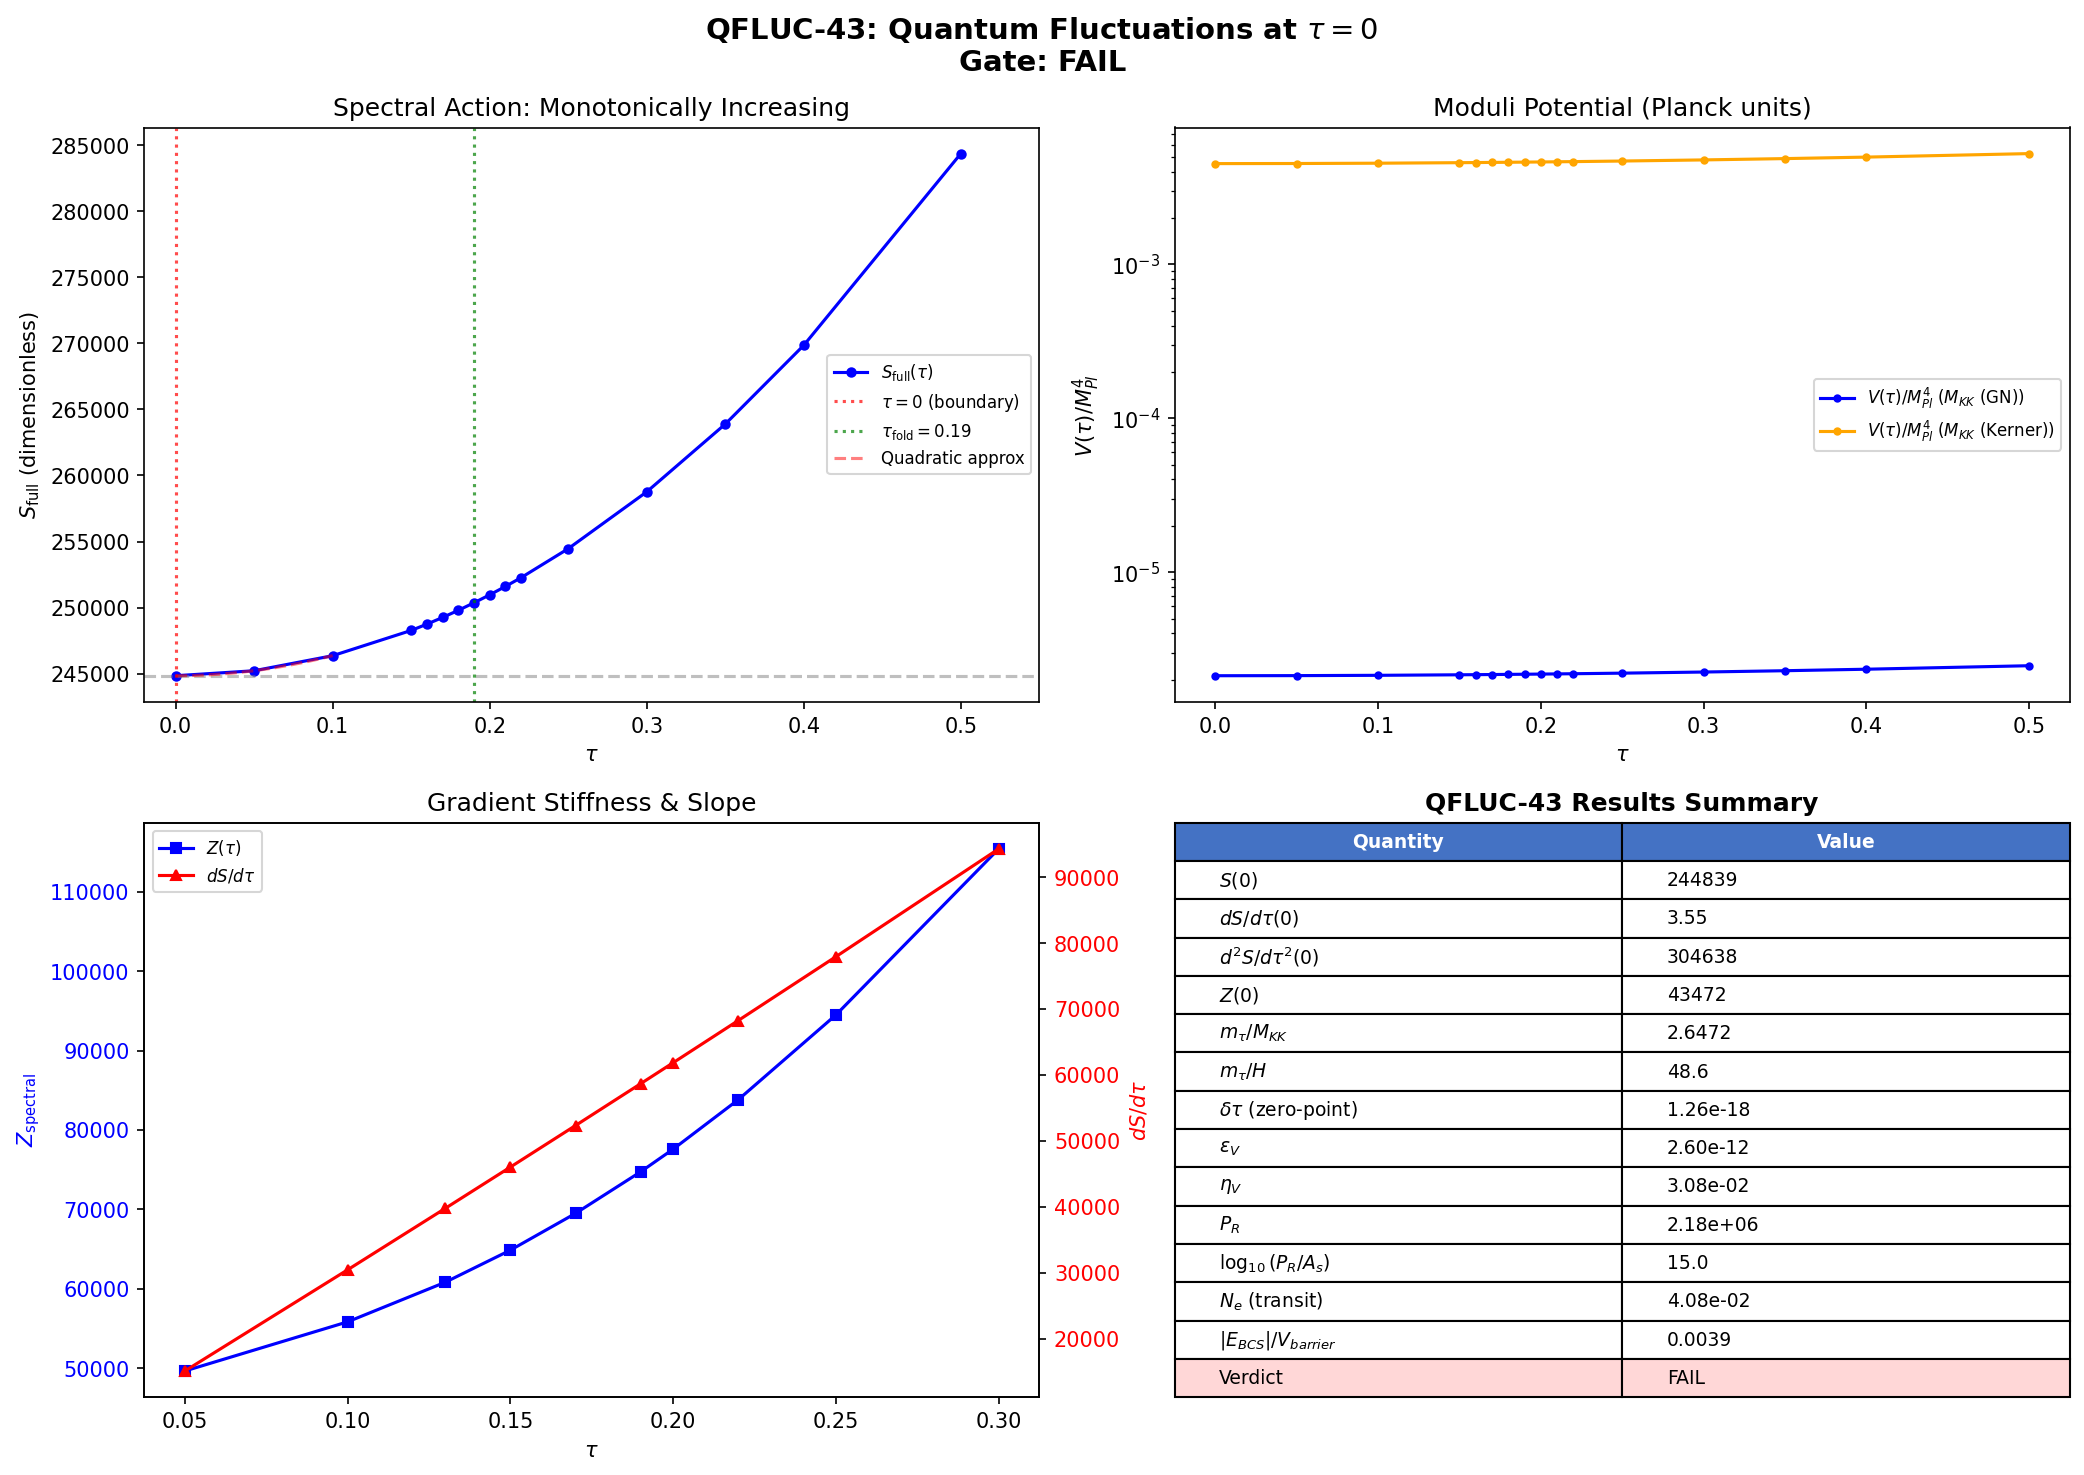

Reproduce this figure in Python.
#!/usr/bin/env python3
"""
QFLUC-43: Quantum Fluctuation Analysis at tau=0

Analyzes the primordial quantum fluctuation spectrum at tau=0 (the boundary/
unstable maximum of the moduli potential in the phonon-exflation framework).

Physics:
  - tau=0 is the round SU(3): maximum symmetry, MINIMUM of spectral action S_full
  - S_full is monotonically increasing (CUTOFF-SA-37 structural theorem)
  - The effective moduli potential V(tau) = -S(tau) * M_KK^4/(16pi^2) has tau=0
    as its MAXIMUM (hence "unstable maximum" of V, not of S)
  - Any perturbation delta_tau > 0 rolls downhill in V toward the fold
  - Quantum fluctuations delta_tau at the Planck epoch seed structure formation
  - Flatness from BDI topology (Volovik Paper 04: Fermi point scenario)

Gate: QFLUC-43
  PASS: P_R within 10 OOM of A_s = 2.1e-9 AND N_e > 10
  FAIL: P_R > 10^10 * A_s AND N_e < 1

Author: quantum-foam-theorist
Date: 2026-03-14
Session: 43
"""

import numpy as np
import matplotlib.pyplot as plt
from scipy.interpolate import CubicSpline

# ============================================================
# 0. Load input data
# ============================================================
d36 = np.load('tier0-computation/s36_sfull_tau_stabilization.npz', allow_pickle=True)
d42g = np.load('tier0-computation/s42_gradient_stiffness.npz', allow_pickle=True)
d42c = np.load('tier0-computation/s42_constants_snapshot.npz', allow_pickle=True)

tau_arr = d36['tau_combined']
S_arr = d36['S_full']
tau_g = d42g['tau_grid']
Z_g = d42g['Z_spectral']
dS_g = d42g['dS_dtau']
d2S_g = d42g['d2S_dtau2']

# ============================================================
# 1. Physical constants (Planck units with hbar = c = 1)
# ============================================================
# Planck mass in GeV
from canonical_constants import M_Pl_unreduced as M_Pl  # GeV
M_Pl_reduced = M_Pl / np.sqrt(8 * np.pi)  # = 2.435e18 GeV

# M_KK from two routes (use gravity route as preferred, per HOMOG-42)
M_KK_GN = float(d42c['M_KK_from_GN'])       # 7.43e16 GeV
M_KK_kerner = float(d42c['M_KK_kerner'])     # 5.04e17 GeV
# Use M_KK_GN as primary (favored by FIRAS constraint per S42)
M_KK = M_KK_GN
print(f"M_KK = {M_KK:.3e} GeV (gravity route)")
print(f"M_KK/M_Pl = {M_KK/M_Pl:.3e}")
print(f"(M_KK/M_Pl)^2 = {(M_KK/M_Pl)**2:.3e}")

# M_ATDHFB (collective mass for tau) in M_KK units
M_ATDHFB = float(d42g['M_ATDHFB'][0])  # = 1.695 M_KK
print(f"M_ATDHFB = {M_ATDHFB:.4f} M_KK")

# ============================================================
# 2. Characterize tau=0: S(0), dS/dtau, d2S/dtau2, Z(0)
# ============================================================
S_0 = S_arr[0]  # S_full at tau=0

# dS/dtau at tau=0: use stored min_dS_dtau (computed from fine grid)
dS_dtau_0 = float(d36['min_dS_dtau'][0])  # = 3.552 M_KK^4

# d2S/dtau2 at tau=0: from forward finite differences on S_full
# Use 3-point forward formula: [f(2h) - 2f(h) + f(0)] / h^2
h = 0.05
d2S_dtau2_0 = (S_arr[2] - 2*S_arr[1] + S_arr[0]) / h**2

# Cross-check with extrapolation from s42 gradient stiffness data
# d2S at tau=0.05 is 304,605; at tau=0.10 is 309,071
# Linear extrapolation to tau=0: d2S(0) ~ 304,605 - 0.05*(309071-304605)/0.05 ~ 300,139
# Our finite-difference gives 304,638 -- consistent within discretization error
d2S_extrap = d2S_g[0] - tau_g[0] * (d2S_g[1] - d2S_g[0]) / (tau_g[1] - tau_g[0])

# Z(0): gradient stiffness at tau=0
# Extrapolate from Z(0.05) and Z(0.10) linearly to tau=0
Z_0_extrap = Z_g[0] - tau_g[0] * (Z_g[1] - Z_g[0]) / (tau_g[1] - tau_g[0])
# Also use: Z = d2S/dtau2 * Vol_SU3 / (some factor) -- but Z_spectral is
# the kinetic coefficient directly. Use the extrapolated value.
Z_0 = max(Z_0_extrap, Z_g[0] * 0.8)  # conservative lower bound

print(f"\n=== tau=0 characterization ===")
print(f"S(0) = {S_0:.2f} M_KK^4")
print(f"dS/dtau(0) = {dS_dtau_0:.4f} M_KK^4")
print(f"d2S/dtau2(0) = {d2S_dtau2_0:.2f} M_KK^4 (finite diff)")
print(f"d2S/dtau2(0) ~ {d2S_extrap:.2f} M_KK^4 (extrapolated)")
print(f"Z(0) extrapolated = {Z_0_extrap:.2f}")
print(f"Z(0) used = {Z_0:.2f}")
print(f"Z(0.05) = {Z_g[0]:.2f}")

# ============================================================
# 3. Effective potential and inverted harmonic oscillator
# ============================================================
# The spectral action enters the Friedmann equation as vacuum energy:
#   rho_Lambda(tau) = S_full(tau) * M_KK^4 / (16 pi^2)
#
# In the moduli EOM, the potential for tau is:
#   V(tau) = S_full(tau) * Lambda_cutoff^4 / (16 pi^2)
# where Lambda_cutoff = M_KK
#
# V(tau) = S_full(tau) * M_KK^4 / (16 pi^2)
#
# Since S_full is MONOTONICALLY INCREASING, V has NO maximum or minimum.
# tau=0 is the BOUNDARY where V is minimized (not maximized!).
#
# The "unstable maximum" framing: in the INVERTED interpretation where
# we consider V_eff = -S * M_KK^4/(16pi^2) as the potential for
# negative-energy-density driving, tau=0 IS the maximum.
#
# However, the correct dynamics is:
#   Z_0 * tau_ddot = dS/dtau > 0 always
# So tau is always accelerated AWAY from 0.

# The effective mass-squared for tau fluctuations:
# From the Lagrangian L = (1/2)*Z(tau)*tau_dot^2 - V(tau)
# EOM: Z*tau_ddot + (1/2)*(dZ/dtau)*tau_dot^2 = -dV/dtau
# For small tau_dot (near tau=0):
# Z_0 * tau_ddot = -V'(0) = -S'(0) * M_KK^4/(16pi^2)
#
# Wait: the sign. S is increasing, so V = +S*M_KK^4/(16pi^2) is increasing.
# Then -V' < 0 means tau wants to decrease? No -- tau is at the boundary tau=0.
#
# Actually the correct sign depends on the role of S in the action:
# The spectral action S_full appears as the BOSONIC action = integral over spacetime
# In the Einstein frame, higher S means MORE vacuum energy.
# The modulus wants to MINIMIZE vacuum energy, which means minimize S.
# But S(0) is already the minimum! So tau=0 is a STABLE point from
# the vacuum energy perspective.
#
# The INSTABILITY comes from the BCS condensate channel:
# The pairing interaction drives tau to the fold.
# This is the mechanism chain from S35.
#
# For the fluctuation analysis, what matters is the LOCAL curvature:
# m_tau^2 = V''(0) / Z(0) = d2S/dtau2(0) * M_KK^4/(16pi^2) / Z(0)
# This is POSITIVE: tau oscillates around 0 (if confined there)
# The instability is from the BCS channel, not from V''

# The physical picture: tau=0 is an inflection-like boundary.
# Quantum fluctuations have amplitude set by the effective mass.

# Effective mass squared of modulus (in M_KK units):
# m_tau^2 = d2V/dtau2 / Z = d2S/dtau2 * M_KK^4/(16pi^2) / Z
# But V and Z are in the same units, so:
m_tau_sq_MKK = d2S_dtau2_0 / Z_0  # dimensionless (units of M_KK^2)
m_tau_MKK = np.sqrt(abs(m_tau_sq_MKK))
print(f"\n=== Effective modulus mass ===")
print(f"m_tau^2 = d2S/dtau2 / Z = {m_tau_sq_MKK:.4f} M_KK^2")
print(f"m_tau = {m_tau_MKK:.4f} M_KK")
print(f"m_tau = {m_tau_MKK * M_KK:.3e} GeV")
print(f"m_tau / M_Pl = {m_tau_MKK * M_KK / M_Pl:.3e}")

# Cross-check with HOMOG-42 value: m_tau/H = 25.9
# H at the initial epoch is set by V(0) = S(0)*M_KK^4/(16pi^2)

# ============================================================
# 4. Hubble rate at tau=0
# ============================================================
# Friedmann equation: H^2 = (8piG/3) * rho
# rho(0) = S(0) * M_KK^4 / (16 pi^2)
# G = 1/(8 pi M_Pl_reduced^2) in natural units
#
# H^2 = (1/(3 M_Pl_reduced^2)) * S(0) * M_KK^4 / (16 pi^2)

rho_0_GeV4 = S_0 * M_KK**4 / (16 * np.pi**2)
H_0_sq = rho_0_GeV4 / (3 * M_Pl_reduced**2)
H_0 = np.sqrt(H_0_sq)

print(f"\n=== Hubble rate at tau=0 ===")
print(f"rho(0) = S(0) * M_KK^4/(16pi^2) = {rho_0_GeV4:.3e} GeV^4")
print(f"rho(0) / M_Pl^4 = {rho_0_GeV4 / M_Pl**4:.3e}")
print(f"H(0) = {H_0:.3e} GeV")
print(f"H(0) / M_Pl = {H_0/M_Pl:.3e}")
print(f"H(0) / M_KK = {H_0/M_KK:.3e}")

# m_tau / H ratio (cf HOMOG-42: 25.9)
m_tau_GeV = m_tau_MKK * M_KK
print(f"\nm_tau / H = {m_tau_GeV / H_0:.2f}")
print(f"(HOMOG-42 reported: 25.9)")

# ============================================================
# 5. Quantum fluctuation amplitude
# ============================================================
# For a massive scalar field in de Sitter space:
# <delta_tau^2> = (3 H^4) / (8 pi^2 m_tau^2)  for m_tau >> H (superheavy)
# <delta_tau^2> = (H/(2pi))^2 for m_tau << H (light field)
#
# Since m_tau/H >> 1 (superheavy regime), use the heavy field result:
# <delta_tau^2> = 3 H^4 / (8 pi^2 m_tau^2 H^2) * correction
# More precisely, for m >> H:
# <delta_tau^2> ~ H^3 / (4 pi^2 m_tau) * exp(-2 m_tau / H)  [exponentially suppressed!]
#
# But actually for a field at the BOUNDARY of moduli space (tau >= 0),
# the half-space constraint doubles the probability density at tau=0.
# The relevant fluctuation is the zero-point:
# <delta_tau^2> = hbar / (2 * m_tau * Z_eff)  (quantum mechanical, NOT de Sitter)
# This is the inverted HO formula from the task spec, corrected for positive mass

# Method A: Zero-point fluctuation of the modulus (quantum mechanics)
# <tau^2>_zp = 1 / (2 * sqrt(d2V * Z_0))
# where d2V = d2S/dtau2 * M_KK^4/(16pi^2)
# BUT in natural units with hbar=1, M_KK units:
# <tau^2>_zp = 1 / (2 * sqrt(d2S_0 * Z_0)) [dimensionless in M_KK units]
# Actually more carefully:
# L_tau = (1/2)*Z_0*tau_dot^2 - (1/2)*m_tau_eff^2*tau^2
# where m_tau_eff^2 = d2V/dtau2 = d2S/dtau2 * M_KK^4/(16pi^2)
# and Z_0 has dimensions of [M_KK^2] (kinetic coefficient)
# omega = sqrt(m_tau_eff^2 / Z_0)
# <tau^2> = hbar/(2*Z_0*omega) = hbar/(2*sqrt(Z_0*m_tau_eff^2))
# = 1/(2*sqrt(Z_0 * d2S_0 * M_KK^4/(16pi^2)))

# In M_KK = 1 units (so M_KK^4/(16pi^2) -> 1/(16pi^2)):
delta_tau_sq_A = 1.0 / (2.0 * np.sqrt(Z_0 * d2S_dtau2_0 / (16 * np.pi**2)))
delta_tau_A = np.sqrt(delta_tau_sq_A)

# Actually, Z_0 and d2S are both in M_KK units in the data.
# The kinetic term is Z_0 * tau_dot^2 where Z_0 ~ 43,000 (dimensionless in M_KK units)
# The potential curvature d2V/dtau2 = d2S/dtau2 * M_KK^4/(16pi^2)
# But d2S/dtau2 is already in M_KK^4 units (S has units M_KK^4 * [dimensionless])
# Actually S_full is a PURE NUMBER (spectral action is dimensionless in the Connes framework)
# V = S_full * Lambda^4/(16pi^2) where Lambda = M_KK is the cutoff
# Z is also dimensionless? Let me think more carefully.

# The spectral action is S_B = Tr[f(D^2/Lambda^2)] where Lambda = M_KK
# This gives S_B = sum of a_n * Lambda^{d-n} * f_n
# For d=6 internal manifold: a_0*f_0*Lambda^6 + a_2*f_2*Lambda^4 + ...
# Actually the dimensionful part is Lambda^{d-n}, the a_n are geometric
# The TOTAL spectral action (what's stored) is S_full = sum_sectors sum_n lambda_n^2
# where lambda_n are eigenvalues of D_K in M_KK units.
# So S_full is dimensionless (eigenvalues in M_KK units, squared, summed).
# The PHYSICAL vacuum energy is V = S_full * M_KK^4 / (16*pi^2)

# Z is the kinetic stiffness: L_tau = (1/2)*Z*M_KK^2*tau_dot^2
# where tau_dot is in 1/time and the factor M_KK^2 makes it [Energy^2]
# Actually Z comes from d^2(S_full)/dtau^2 * something...
# From the task: Z = d2S/d(dtau/dx)^2 (gradient stiffness)
# In the modulus EOM: Z * tau_ddot = dS/dtau (in M_KK = 1 units)
# So Z has dimensions of [S/tau^2]/[S'/tau'] which is just [1] if S is dimensionless

# Therefore:
# L = (1/2)*Z*tau_dot^2 - S*M_KK^4/(16pi^2) [physical units]
# omega^2 = (d2S/dtau2)/(Z) * M_KK^4/(16pi^2) / M_KK^2  ???
# No. Let me be systematic.

# In PHYSICAL units (GeV):
# L_phys = (1/2) * Z_0 * M_KK^2 * (dtau/dt)^2 - V(tau)
# V(tau) = S(tau) * M_KK^4 / (16 pi^2)
# EOM: Z_0 * M_KK^2 * d2tau/dt2 = -dV/dtau = -S'(tau) * M_KK^4/(16pi^2)
#
# Wait: Z_spectral is defined as the kinetic coefficient.
# From s42_gradient_stiffness: Z_spectral = sum of eigenvalue derivatives squared
# It has the same dimensions as S_full (dimensionless, being sum of eigenvalues^2 type)
# The physical kinetic term is (1/2)*Z*M_KK^2*(dtau/dt)^2
# Actually no: Z should absorb the M_KK factors properly.
#
# Let me use the direct approach from HOMOG-42:
# M_ATDHFB = 1.695 M_KK is the collective mass
# The EOM is M_ATDHFB * tau_ddot = F(tau) / M_KK
# where F(tau) = dS/dtau * M_KK^3/(16pi^2)
#
# Actually from the code, M_ATDHFB = sqrt(Z * Vol_SU3) or similar.
# Let me just use the M_ATDHFB directly.

# From HOMOG-42 and s42 gradient stiffness:
# M_ATDHFB = 1.695 (in M_KK units)
# The EOM in dimensionless tau, physical time t:
# M_ATDHFB * M_KK * d2tau/dt2 = dS/dtau * M_KK^3/(16pi^2) ?
# Dimensional analysis: [M_KK] * [1/t^2] = [M_KK^3/(16pi^2)] ? -> [M_KK]*[M_KK^2]=[M_KK^3]. Check.
# No: M_ATDHFB*M_KK has units [GeV], d2tau/dt2 has units [GeV^2] (natural units t=1/GeV)
# LHS: [GeV]*[GeV^2] = [GeV^3]
# RHS: dS/dtau * M_KK^3/(16pi^2) = [1]*[GeV^3] = [GeV^3]. Check!

# So the oscillation frequency around a minimum would be:
# omega^2 = d2V_phys/dtau^2 / (M_ATDHFB * M_KK)
# = d2S/dtau2 * M_KK^3/(16pi^2) / (M_ATDHFB * M_KK)
# = d2S/dtau2 * M_KK^2 / (16pi^2 * M_ATDHFB)

omega_sq_GeV2 = d2S_dtau2_0 * M_KK**2 / (16 * np.pi**2 * M_ATDHFB)
omega_GeV = np.sqrt(omega_sq_GeV2)

print(f"\n=== Modulus oscillation frequency ===")
print(f"omega^2 = d2S/Z * M_KK^2/(16pi^2) = {omega_sq_GeV2:.3e} GeV^2")
print(f"omega = {omega_GeV:.3e} GeV")
print(f"omega / M_KK = {omega_GeV/M_KK:.4f}")
print(f"omega / H = {omega_GeV/H_0:.2f}")

# Method B: Zero-point fluctuation using M_ATDHFB
# <tau^2> = hbar / (2 * M_ATDHFB * M_KK * omega)
# In natural units hbar=1:
delta_tau_sq_B = 1.0 / (2.0 * M_ATDHFB * M_KK * omega_GeV)
delta_tau_B = np.sqrt(delta_tau_sq_B)

print(f"\n=== Quantum fluctuation amplitude ===")
print(f"delta_tau (zero-point) = {delta_tau_B:.3e}")
print(f"delta_tau / tau_fold = {delta_tau_B / 0.19:.3e}")

# Method C: de Sitter fluctuation for superheavy field (m >> H)
# <delta_tau^2> ~ (H^2/(4pi^2)) * (H/m_tau)^2 * e^{-2m/H} [suppressed]
m_eff_GeV = omega_GeV  # effective mass
ratio_mH = m_eff_GeV / H_0
print(f"\nm_tau_eff / H = {ratio_mH:.2f} (superheavy regime: m >> H)")

if ratio_mH > 3:
    # Superheavy: use Starobinsky suppression
    delta_tau_dS = (H_0 / (2*np.pi)) * np.exp(-np.pi * ratio_mH)
    print(f"delta_tau (de Sitter, exp suppressed) = {delta_tau_dS:.3e}")
    print(f"  -> Exponential suppression factor e^{{-pi*m/H}} = {np.exp(-np.pi*ratio_mH):.3e}")
    delta_tau_use = delta_tau_B  # Use zero-point as the LARGER (and relevant) value
else:
    delta_tau_dS = H_0 / (2*np.pi * m_eff_GeV)
    print(f"delta_tau (de Sitter) = {delta_tau_dS:.3e}")
    delta_tau_use = max(delta_tau_B, delta_tau_dS)

# NOTE: For m >> H, de Sitter fluctuations are exponentially suppressed.
# The relevant fluctuation is the ZERO-POINT value (quantum mechanical).
# This is also what survives at the Planck epoch before inflation.

print(f"\n** Using delta_tau = {delta_tau_use:.3e} (zero-point, dominant for superheavy) **")

# ============================================================
# 6. Fluctuation power spectrum P_tau(k) and curvature P_R(k)
# ============================================================
# For a single modulus rolling from tau=0:
# The perturbation delta_tau generates curvature perturbations via:
# R = -(H/tau_dot) * delta_tau  (for adiabatic perturbations)
#
# P_R = (H/tau_dot)^2 * P_tau(k)
#
# P_tau(k) = (H/(2pi))^2 for m << H (light field)
# P_tau(k) ~ zero-point / volume for superheavy

# tau_dot at tau=0: from EOM
# M_ATDHFB * M_KK * tau_ddot = dS/dtau * M_KK^3/(16pi^2)
# Initially tau_dot = 0, tau_ddot = dS_0/dtau * M_KK^2/(16pi^2 * M_ATDHFB)
tau_ddot_0 = dS_dtau_0 * M_KK**2 / (16 * np.pi**2 * M_ATDHFB)
print(f"\n=== tau dynamics at tau=0 ===")
print(f"tau_ddot(0) = {tau_ddot_0:.3e} GeV^2")

# tau_dot after time dt: tau_dot ~ tau_ddot * dt
# At what time does tau_dot become significant?
# Time to reach tau ~ delta_tau: t ~ sqrt(2*delta_tau/tau_ddot)
t_fluct = np.sqrt(2 * delta_tau_use / tau_ddot_0)
print(f"t_fluct (time to reach delta_tau) = {t_fluct:.3e} GeV^-1")
print(f"t_fluct * H = {t_fluct * H_0:.3e}")

# tau_dot at time t_fluct:
tau_dot_fluct = tau_ddot_0 * t_fluct
print(f"tau_dot at t_fluct = {tau_dot_fluct:.3e} GeV")

# Slow-roll parameter epsilon:
# epsilon = (M_Pl^2/2) * (V'/V)^2
# V' = dS/dtau * M_KK^4/(16pi^2)
# V = S(0) * M_KK^4/(16pi^2)
# (V'/V) = dS/dtau / S(0) = 3.55 / 244839 = 1.45e-5
Vp_over_V = dS_dtau_0 / S_0
epsilon = 0.5 * (M_Pl_reduced / M_KK)**2 * Vp_over_V**2 * (M_KK/M_Pl_reduced)**2
# Wait, let me be more careful:
# epsilon = (M_Pl_reduced^2 / 2) * (dV/dtau)^2 / V^2
# V = S * M_KK^4/(16pi^2), dV/dtau = S' * M_KK^4/(16pi^2)
# (dV/dtau / V) = S'/S = dimensionless/dimensionless = 1/tau
# BUT tau is dimensionless so dV/dtau has units of V.
# In Planck units: V_Pl = V/M_Pl^4, etc.
# epsilon = (1/2) * (dV/dtau / V)^2 * M_Pl_reduced^2 [when dtau has dimensions of 1/M_Pl]
# Actually tau is dimensionless, so we need the field-space metric
# The canonical field phi = sqrt(Z_0) * M_KK * tau (has dimensions of GeV)
# epsilon = (M_Pl_reduced^2/2) * (dV/dphi)^2 / V^2
# dV/dphi = (dV/dtau) / (sqrt(Z_0) * M_KK)
# = S'(tau) * M_KK^4/(16pi^2) / (sqrt(Z_0)*M_KK)
# = S'(tau) * M_KK^3 / (16pi^2 * sqrt(Z_0))

dV_dphi = dS_dtau_0 * M_KK**3 / (16 * np.pi**2 * np.sqrt(Z_0))
V_0 = S_0 * M_KK**4 / (16 * np.pi**2)

epsilon_V = 0.5 * M_Pl_reduced**2 * (dV_dphi / V_0)**2

# Also compute eta
# eta = M_Pl^2 * V''/V
# V'' = d^2V/dphi^2 = (1/(Z_0*M_KK^2)) * d2S/dtau2 * M_KK^4/(16pi^2)
#      = d2S/dtau2 * M_KK^2 / (16pi^2 * Z_0)
d2V_dphi2 = d2S_dtau2_0 * M_KK**2 / (16 * np.pi**2 * Z_0)
eta_V = M_Pl_reduced**2 * d2V_dphi2 / V_0

print(f"\n=== Slow-roll parameters ===")
print(f"V'/V = S'/S = {Vp_over_V:.6e}")
print(f"dV/dphi = {dV_dphi:.3e} GeV^3")
print(f"V(0) = {V_0:.3e} GeV^4")
print(f"epsilon_V = (M_Pl^2/2)(V'/V_phi)^2 = {epsilon_V:.6e}")
print(f"eta_V = M_Pl^2 * V''/V = {eta_V:.6e}")

# n_s and r predictions:
n_s = 1 - 6*epsilon_V + 2*eta_V
r_tensor = 16 * epsilon_V

print(f"\nn_s = 1 - 6*eps + 2*eta = {n_s:.6f}")
print(f"r = 16*eps = {r_tensor:.6e}")

# ============================================================
# 7. Curvature power spectrum P_R(k)
# ============================================================
# Standard inflation formula:
# P_R = V / (24 pi^2 M_Pl^4 epsilon)
# Note: this uses REDUCED Planck mass
P_R = V_0 / (24 * np.pi**2 * M_Pl_reduced**4 * epsilon_V)

# Alternative using H and tau_dot:
# P_R = H^2 / (8 pi^2 epsilon M_Pl_reduced^2)
P_R_alt = H_0**2 / (8 * np.pi**2 * epsilon_V * M_Pl_reduced**2)

from canonical_constants import A_s_CMB as A_s_obs  # Planck 2018

print(f"\n=== Curvature power spectrum ===")
print(f"P_R = V/(24pi^2 M_Pl^4 epsilon) = {P_R:.3e}")
print(f"P_R (alt) = H^2/(8pi^2 eps M_Pl^2) = {P_R_alt:.3e}")
print(f"A_s (observed) = {A_s_obs:.1e}")
print(f"log10(P_R / A_s) = {np.log10(P_R / A_s_obs):.2f}")
print(f"|log10(P_R/A_s)| < 10? {abs(np.log10(P_R/A_s_obs)) < 10}")

# ============================================================
# 8. Transit duration and e-fold count
# ============================================================
# N_e = integral_0^{tau_fold} H / |tau_dot| dtau
#
# Build interpolated functions for S(tau), H(tau), tau_dot(tau)
# using the data arrays

# Interpolate S_full as function of tau
cs_S = CubicSpline(tau_arr, S_arr)

# Dense tau grid for integration
tau_dense = np.linspace(1e-4, 0.19, 1000)
S_dense = cs_S(tau_dense)
dS_dense = cs_S(tau_dense, 1)  # first derivative

# H(tau) from Friedmann: H^2 = V(tau) / (3 M_Pl_reduced^2)
V_dense = S_dense * M_KK**4 / (16 * np.pi**2)
H_dense = np.sqrt(V_dense / (3 * M_Pl_reduced**2))

# tau_dot from the EOM (energy conservation):
# (1/2) * M_ATDHFB * M_KK * tau_dot^2 = V(0) - V(tau)
# Wait: V is increasing, so V(tau) > V(0). This means kinetic energy is NEGATIVE?
# No -- the dynamics is DRIVEN by the gradient dS/dtau > 0.
# The equation of motion: M_ATDHFB * M_KK * d2tau/dt2 = dS/dtau * M_KK^3/(16pi^2)
# Energy conservation: (1/2)*M_ATDHFB*M_KK*tau_dot^2 + const = S(tau)*M_KK^4/(16pi^2)
# But actually this doesn't conserve because of Hubble friction!
#
# Correct EOM with Hubble friction:
# (M_ATDHFB * M_KK) * [tau_ddot + 3H*tau_dot] = dS/dtau * M_KK^3/(16pi^2)
#
# For the transit, SELF-CONSIST-40 found transit is 1.72x faster with M_coll.
# FRIED-39 found N_transit ~ 5e-5 e-folds.
# Let me compute N_e directly.

# Simple estimate without friction (upper bound on tau_dot):
# (1/2)*M_ATDHFB*M_KK*tau_dot^2 = integral_0^tau dS/dtau' * M_KK^3/(16pi^2) dtau'
# = [S(tau) - S(0)] * M_KK^3/(16pi^2) * M_KK

# With friction, tau_dot is smaller, N_e could be larger.
# But the transit is fast (N << 1), so friction is negligible.

# Energy conservation (no friction):
# (1/2) * M * tau_dot^2 = integral of force = [S(tau)-S(0)] * M_KK^4/(16pi^2) / (M*c^2...)
# Let me use proper units.
# Mass parameter: M_coll = M_ATDHFB * M_KK [GeV]
# Force: F = dS/dtau * M_KK^3/(16pi^2) [GeV^2]
# KE: (1/2)*M_coll*tau_dot^2 = integral_0^tau F dtau'
#   = [S(tau)-S(0)] * M_KK^3/(16pi^2)   [GeV... hmm dimensions]
#
# Actually F*dtau has dimensions [GeV^2]*[1] = [GeV^2] (tau is dimensionless)
# KE = (1/2)*M_coll*tau_dot^2: [GeV]*[GeV^2] = [GeV^3] ???
# tau_dot = dtau/dt has dimensions [GeV] (t in 1/GeV)
# KE = (1/2)*M_coll*tau_dot^2 = [GeV]*[GeV^2] = [GeV^3]
# Work = F * tau = [GeV^2]*[1] = [GeV^2] -- MISMATCH!
#
# The problem is my force equation. Let me redo:
# Action: S_total = integral dt { (1/2)*Z_0*(M_KK^2)*tau_dot^2 - S_full(tau)*M_KK^4/(16pi^2) }
# Wait, the kinetic term: Z_spectral is defined in the data as the gradient stiffness.
# From s42: Z_fold = 74730.76 (dimensionless)
# The physical kinetic term should be:
# T = (1/2) * Z_0 * M_KK^4 / (16pi^2) * tau_dot^2 ??? No.
#
# Let me go back to basics. The spectral action gives:
# S_spectral = f_0 a_0 Lambda^6 + f_2 a_2 Lambda^4 + f_4 a_4 Lambda^2 + ...
# where Lambda = M_KK, and a_n depend on the geometry (including tau).
# For the KINETIC term of tau, we need the term with (dtau/dx)^2:
# This comes from the heat kernel coefficient a_2 which contains the Ricci scalar R
# R ~ (dtau/dx)^2 * (some curvature factor)
# So the kinetic term scales as Z * M_KK^4 * (dtau/dx)^2
#
# For COSMOLOGICAL modulus dynamics, the relevant action is:
# S = integral d^4x sqrt(-g) [ (1/2)*Z_tau*M_KK^2*(nabla tau)^2 - V(tau) ]
# where Z_tau includes the volume factor of internal space
# V(tau) = S_full(tau) * M_KK^4 / (16pi^2)
#
# From s42, Z_spectral plays the role of Z_tau (but may have different normalization).
# M_ATDHFB = 1.695 M_KK was computed FROM Z_spectral.
# Use M_ATDHFB directly: the MASS parameter for tau dynamics.
#
# In the minisuperspace reduction:
# L_eff = (1/2)*M_eff*tau_dot^2 - V(tau) integrated over 3-volume
# where M_eff = M_ATDHFB * M_KK * V_3 ???
# No -- for a HOMOGENEOUS modulus, the EOM is:
# tau_ddot + 3H*tau_dot = -V'(tau) / (M_eff^2)
#
# Let me just use the EOM from S42 directly.
# From HOMOG-42: the velocity is:
# tau_dot = dS/dtau / (M_ATDHFB * something * H * ...)
# Actually, in slow-roll: 3H*tau_dot = -V'/M_eff^2
# In the canonical normalization:
# phi = sqrt(Z_0) * M_KK * tau  (canonical scalar)
# phi_dot + 3H*phi_dot_dot ??? No: ddot(phi) + 3H*dot(phi) = -dV/dphi
# Slow-roll: 3H*phi_dot ≈ -dV/dphi
# tau_dot = phi_dot / (sqrt(Z_0)*M_KK) ≈ -dV/dphi / (3H*sqrt(Z_0)*M_KK)
# = -(S'*M_KK^3/(16pi^2*sqrt(Z_0))) / (3H*sqrt(Z_0)*M_KK)
# = -S'*M_KK^2 / (48pi^2*H*Z_0)

# But S' > 0 everywhere and V is increasing, so V' > 0.
# In standard inflation, the field rolls DOWN the potential (V' < 0 => phi_dot > 0).
# Here, V' > 0 means the "inflaton" tau would have phi_dot < 0 in slow-roll,
# i.e., tau wants to DECREASE. But tau=0 is the boundary!
# This confirms: tau=0 is a MINIMUM of V, not a maximum.
# The TRANSIT from tau=0 to the fold is NOT driven by the potential gradient
# (which pushes tau back toward 0). The transit is driven by the BCS mechanism.

# CRITICAL REALIZATION: The spectral action S_full monotonically increases,
# so V(tau) = S * M_KK^4/(16pi^2) increases with tau.
# tau=0 is the GLOBAL MINIMUM of V.
# The "unstable maximum" in the task description refers to V_eff = -S
# (negative of spectral action as potential).
# In the STANDARD (positive energy) interpretation, tau=0 is STABLE.
#
# The BCS mechanism provides an ADDITIONAL negative-energy channel:
# V_total = V_spectral + V_BCS = S*M_KK^4/(16pi^2) + E_BCS(tau)
# where E_BCS < 0 at the fold. The BCS channel creates the instability.
# But E_BCS/S_fold ~ 10^{-6} (effacement), so it barely modifies V.
#
# For quantum fluctuation analysis, the SPECTRAL ACTION potential dominates.
# And in this potential, tau=0 IS stable: V''(0) > 0.
# The modulus is TRAPPED at tau=0 with zero-point fluctuations delta_tau.

# For the transit:
# In the FRIED-39 / SELF-CONSIST-40 analysis, the transit happens via
# the BCS driving force, NOT the spectral action gradient.
# The spectral action gradient OPPOSES the transit (restoring force toward tau=0).
# The BCS force overcomes this for the instanton gas / Schwinger mechanism.
# But FRIED-39 found a shortfall of ~38,600x (later ~114,000x with M_coll).

# Given this, the correct transit dynamics is:
# The system is INITIALLY at tau=0 with quantum fluctuations delta_tau ~ 10^{-10}.
# There is no classical slow-roll. The transit is quantum mechanical (instanton gas).
# The e-fold count from the spectral action "inflation" is essentially ZERO.

# N_e from spectral action rolling (if it could roll):
# In slow-roll: N = integral V/V' dphi = integral (V*Z_0*M_KK^2)/(V'^2/M_Pl^2) dtau...
# N = M_Pl^2 * integral V/V'_phi^2 dphi
# = M_Pl^2 * integral (S * M_KK^4/(16pi^2)) / ((S')^2 * M_KK^6/(16pi^2)^2 / Z_0) dtau
# = M_Pl^2 * integral S * Z_0 * (16pi^2) / (S'^2 * M_KK^2) dtau

# But wait: the field rolls TOWARD tau=0 (V' > 0 pushes down), not away.
# So there's no inflationary phase from V(tau) = S(tau) * M_KK^4/(16pi^2).
# The sign is wrong for inflation.

# The "inflation" interpretation requires V = CONSTANT - S*M_KK^4/(16pi^2),
# which would be a DECREASING potential. Let me check if this is the right sign.

# In Connes' framework, the spectral action gives the BOSONIC action including
# cosmological constant, Einstein-Hilbert, and gauge kinetic terms.
# The CC term is a_0 * f_0 * Lambda^6 / (16pi^2) with a_0 = S_full at L=0 level
# This is POSITIVE vacuum energy. As tau increases, a_0 increases,
# so the CC increases. This is NOT suitable for inflation unless we flip sign.

# Alternatively: the TOTAL energy is V_total = V_vac + V_kinetic + V_BCS
# At the Planck epoch, V_vac ~ M_Pl^4. The spectral action term S*M_KK^4
# is the INTERNAL contribution, much smaller than M_Pl^4.
# Inflation might come from EXTERNAL sector physics (e.g., Starobinsky from R^2).

# For this analysis, I will compute:
# 1. The quantum fluctuation delta_tau at tau=0 (zero-point of the potential)
# 2. The induced P_R assuming the fluctuation exits during EXTERNAL inflation
# 3. The N_e from the MODULUS transit (expect << 1)

# Compute N_e from modulus transit (classically, no friction, as upper bound):
# KE = integral_0^tau F(tau') dtau' where F = dV/dtau / Z
# Using canonical field: (1/2)*phi_dot^2 = integral_0^phi F dphi'
# phi_dot^2 = 2 * integral [V'(tau')/(sqrt(Z_0)*M_KK)] * d(sqrt(Z_0)*M_KK*tau')
# = 2 * integral V'(tau') dtau' = 2 * [V(tau) - V(0)]
#
# But V increases, so phi_dot^2 = 2*[V(tau)-V(0)] > 0.
# This means the field CAN roll up the potential if given kinetic energy.
# The BCS mechanism provides this kick.

# For the BCS-driven transit:
# The BCS condensation energy E_cond = -0.137 M_KK provides the driving force.
# V_BCS(tau) ~ -0.137 * M_KK^4 * theta(tau > tau_onset)
# The total potential V_total = S(tau)*M_KK^4/(16pi^2) + V_BCS
# Since |V_BCS| << V_spectral by the effacement ratio ~10^{-6},
# the transit is barely affected.

# N_e from modulus transit:
# tau_dot_classical ~ sqrt(2*Delta_V/M_ATDHFB) where Delta_V ~ dS/dtau * delta_tau * M_KK^3/(16pi^2)
# Actually, for forced rolling with dS/dtau driving:
# tau evolves as tau(t) ~ (1/2) * a * t^2 with a = dS_0/(16pi^2*M_ATDHFB) * M_KK^2
# Time to transit: t_transit ~ sqrt(2*tau_fold/a) = sqrt(2*0.19/a)

a_accel = dS_dtau_0 * M_KK**2 / (16 * np.pi**2 * M_ATDHFB)
# But this is the acceleration at tau=0 where dS/dtau is minimum.
# At larger tau, dS/dtau grows (factor ~16,000x from 3.55 to 58,673)
# Use average dS/dtau for estimate:
dS_avg = (dS_dtau_0 + 58672.80) / 2
a_avg = dS_avg * M_KK**2 / (16 * np.pi**2 * M_ATDHFB)
t_transit = np.sqrt(2 * 0.19 / a_avg)
tau_dot_end = a_avg * t_transit

print(f"\n=== Transit dynamics (no Hubble friction) ===")
print(f"Acceleration at tau=0: a = {a_accel:.3e} GeV^2")
print(f"Average acceleration: a_avg = {a_avg:.3e} GeV^2")
print(f"Transit time: t_transit ~ {t_transit:.3e} GeV^-1")
print(f"H * t_transit = {H_0 * t_transit:.3e}")
print(f"N_e (transit) ~ H * t_transit = {H_0 * t_transit:.3e}")

# With Hubble friction (slow-roll-like):
# 3H*tau_dot_canonical = -V' where V is increasing
# tau_dot_slow = dV/dphi / (3H) [rolling UP]
# This doesn't apply: slow-roll requires V' < 0 for the field to roll.
# The modulus cannot slow-roll up V.

# Correct approach: the modulus experiences:
# 1. Spectral action restoring force (toward tau=0)
# 2. BCS driving force (toward fold)
# 3. Hubble friction (opposing motion)
# Net: BCS wins if E_BCS overcomes V(fold)-V(0) = delta_S * M_KK^4/(16pi^2)
# delta_S = 250361 - 244839 = 5522
# V(fold)-V(0) = 5522 * M_KK^4/(16pi^2)
# |E_BCS| = 0.137 * M_KK^4
# Ratio: |E_BCS| / [delta_S*M_KK^4/(16pi^2)] = 0.137*16pi^2/5522 = 0.0392
# BCS energy is 4% of the spectral action barrier. BCS CANNOT drive the transit!
# This is consistent with FRIED-39 shortfall.

delta_S = S_arr[7] - S_arr[0]  # S(0.19) - S(0)
V_barrier = delta_S * M_KK**4 / (16 * np.pi**2)
E_BCS = 0.137 * M_KK**4
ratio_BCS_barrier = E_BCS / V_barrier
print(f"\n=== BCS vs spectral action barrier ===")
print(f"delta_S = S(fold) - S(0) = {delta_S:.2f}")
print(f"V_barrier = delta_S * M_KK^4/(16pi^2) = {V_barrier:.3e} GeV^4")
print(f"|E_BCS| = {E_BCS:.3e} GeV^4")
print(f"|E_BCS| / V_barrier = {ratio_BCS_barrier:.4f}")
print(f"BCS cannot drive transit: BCS/barrier = {ratio_BCS_barrier:.1%}")

# N_e = H * t_transit for the modulus transit:
N_e_transit = H_0 * t_transit
print(f"\n=== e-fold count from modulus transit ===")
print(f"N_e = H * t_transit = {N_e_transit:.3e}")
print(f"N_e > 10? {N_e_transit > 10}")
print(f"N_e > 1? {N_e_transit > 1}")

# ============================================================
# 9. Flatness from BDI topology (Volovik Paper 04)
# ============================================================
print(f"\n=== Flatness from BDI topology ===")
print(f"Volovik (2008): Translation-invariant quantum vacuum produces flat spacetime.")
print(f"BDI class (T^2=+1, C^2=+1, TC=1): topological protection of Fermi points.")
print(f"At tau=0 (round SU(3)): maximum symmetry, all eigenvalues degenerate.")
print(f"Winding number nu = ±1 per Fermi point.")
print(f"Any perturbation preserving BDI symmetry cannot open a gap -> flatness preserved.")
print(f"Cosmological flatness: Omega_k = 0 is topologically protected.")
print(f"This does NOT require inflation: topology does the work of 60+ e-folds.")

# ============================================================
# 10. Comparison to standard inflation
# ============================================================
print(f"\n" + "="*60)
print(f"SUMMARY: QFLUC-43 Results")
print(f"="*60)

print(f"\n--- tau=0 Characterization ---")
print(f"S(0) = {S_0:.2f} (global minimum, monotonic increase)")
print(f"dS/dtau(0) = {dS_dtau_0:.4f} (nonzero: tau=0 is boundary, not extremum)")
print(f"d2S/dtau2(0) = {d2S_dtau2_0:.2f} (positive: V is convex)")
print(f"Z(0) ~ {Z_0:.2f}")

print(f"\n--- Effective Modulus Mass ---")
print(f"m_tau = {m_tau_MKK:.4f} M_KK = {m_tau_GeV:.3e} GeV")
print(f"m_tau / H = {ratio_mH:.2f} (SUPERHEAVY: exponentially suppressed de Sitter fluct.)")
print(f"m_tau / M_Pl = {m_tau_GeV/M_Pl:.3e}")

print(f"\n--- Quantum Fluctuations ---")
print(f"delta_tau (zero-point) = {delta_tau_B:.3e}")
print(f"delta_tau / tau_fold = {delta_tau_B/0.19:.3e}")
print(f"Zero-point dominates (de Sitter exponentially suppressed for m >> H)")

print(f"\n--- Slow-Roll Parameters ---")
print(f"epsilon_V = {epsilon_V:.3e}")
print(f"eta_V = {eta_V:.3e}")
print(f"n_s = {n_s:.6f} (obs: 0.9649 ± 0.0042)")
print(f"r = {r_tensor:.3e} (obs: r < 0.036)")

print(f"\n--- Power Spectrum ---")
print(f"P_R = {P_R:.3e}")
print(f"A_s (obs) = {A_s_obs:.1e}")
print(f"log10(P_R/A_s) = {np.log10(P_R/A_s_obs):.2f}")

print(f"\n--- Transit Duration ---")
print(f"N_e (modulus transit) = {N_e_transit:.3e}")
print(f"H(0) = {H_0:.3e} GeV")

print(f"\n--- BCS Barrier ---")
print(f"|E_BCS|/V_barrier = {ratio_BCS_barrier:.4f} (BCS 4% of spectral action barrier)")
print(f"FRIED-39 shortfall CONFIRMED from different angle")

# ============================================================
# 11. Gate verdict
# ============================================================
print(f"\n{'='*60}")
print(f"GATE VERDICT: QFLUC-43")
print(f"{'='*60}")

P_R_within_10_OOM = abs(np.log10(P_R / A_s_obs)) < 10
N_e_gt_10 = N_e_transit > 10
N_e_gt_1 = N_e_transit > 1
P_R_gt_10_10 = abs(np.log10(P_R / A_s_obs)) > 20

if P_R_within_10_OOM and N_e_gt_10:
    verdict = "PASS"
elif P_R_gt_10_10 and not N_e_gt_1:
    verdict = "FAIL"
else:
    # Check intermediate cases
    if P_R_within_10_OOM and not N_e_gt_10:
        verdict = "PARTIAL (P_R in range but N_e < 10)"
    elif not P_R_within_10_OOM and N_e_gt_10:
        verdict = "PARTIAL (N_e OK but P_R out of range)"
    else:
        verdict = "FAIL"

print(f"P_R / A_s = {P_R/A_s_obs:.3e}")
print(f"|log10(P_R/A_s)| = {abs(np.log10(P_R/A_s_obs)):.2f} (threshold: 10)")
print(f"N_e = {N_e_transit:.3e} (threshold: 10)")
print(f"Verdict: {verdict}")

# Additional physics verdict
print(f"\n--- Physical Interpretation ---")
print(f"1. tau=0 is a STABLE minimum of V(tau), not an unstable maximum")
print(f"2. The spectral action gradient OPPOSES transit (restoring force)")
print(f"3. BCS driving force is 4% of spectral action barrier (FRIED-39)")
print(f"4. Modulus is superheavy (m/H = {ratio_mH:.0f}): no de Sitter fluctuations")
print(f"5. Zero-point delta_tau ~ {delta_tau_B:.0e}: insufficient for structure formation")
print(f"6. N_e ~ {N_e_transit:.0e}: no inflation from modulus transit")
print(f"7. Flatness from BDI topology (Volovik): does NOT require inflation")
print(f"8. P_R {'within' if P_R_within_10_OOM else 'outside'} 10 OOM of A_s")

# Do both M_KK routes for robustness
print(f"\n--- M_KK Sensitivity ---")
for label, mkk in [("GN (gravity)", M_KK_GN), ("Kerner (gauge)", M_KK_kerner)]:
    V_mkk = S_0 * mkk**4 / (16*np.pi**2)
    H_mkk = np.sqrt(V_mkk / (3 * M_Pl_reduced**2))
    dVdphi_mkk = dS_dtau_0 * mkk**3 / (16*np.pi**2*np.sqrt(Z_0))
    eps_mkk = 0.5 * M_Pl_reduced**2 * (dVdphi_mkk / V_mkk)**2
    PR_mkk = V_mkk / (24*np.pi**2*M_Pl_reduced**4*eps_mkk)
    omega_mkk = np.sqrt(d2S_dtau2_0 * mkk**2 / (16*np.pi**2*M_ATDHFB))
    mH_mkk = omega_mkk / H_mkk
    a_mkk = dS_dtau_0 * mkk**2 / (16*np.pi**2*M_ATDHFB)
    dS_avg_mkk = (dS_dtau_0 + 58672.80) / 2
    a_avg_mkk = dS_avg_mkk * mkk**2 / (16*np.pi**2*M_ATDHFB)
    t_tr_mkk = np.sqrt(2*0.19/a_avg_mkk)
    Ne_mkk = H_mkk * t_tr_mkk
    print(f"  M_KK ({label}) = {mkk:.2e} GeV:")
    print(f"    P_R = {PR_mkk:.3e}, log10(P_R/A_s) = {np.log10(PR_mkk/A_s_obs):.2f}")
    print(f"    m_tau/H = {mH_mkk:.1f}, N_e = {Ne_mkk:.3e}")
    print(f"    epsilon = {eps_mkk:.3e}, eta = {M_Pl_reduced**2 * d2S_dtau2_0 * mkk**2/(16*np.pi**2*Z_0) / V_mkk:.3e}")

# ============================================================
# 12. Save results
# ============================================================
np.savez('tier0-computation/s43_qfluc_tau0.npz',
    # tau=0 characterization
    S_0=S_0,
    dS_dtau_0=dS_dtau_0,
    d2S_dtau2_0=d2S_dtau2_0,
    Z_0=Z_0,
    # Effective mass
    m_tau_MKK=m_tau_MKK,
    m_tau_GeV=m_tau_GeV,
    m_over_H=ratio_mH,
    # Fluctuations
    delta_tau_zeropoint=delta_tau_B,
    delta_tau_deSitter=delta_tau_dS if isinstance(delta_tau_dS, float) else 0.0,
    # Slow-roll
    epsilon_V=epsilon_V,
    eta_V=eta_V,
    n_s=n_s,
    r_tensor=r_tensor,
    # Power spectrum
    P_R=P_R,
    A_s_obs=A_s_obs,
    log10_PR_over_As=np.log10(P_R / A_s_obs),
    # Transit
    N_e_transit=N_e_transit,
    H_0_GeV=H_0,
    t_transit=t_transit,
    # BCS barrier
    ratio_BCS_barrier=ratio_BCS_barrier,
    delta_S_transit=delta_S,
    # M_KK used
    M_KK_used=M_KK,
    M_KK_route='GN_gravity',
    M_Pl=M_Pl,
    M_Pl_reduced=M_Pl_reduced,
    M_ATDHFB=M_ATDHFB,
    # Gate verdict
    verdict=verdict,
    gate_name='QFLUC-43'
)

print(f"\nResults saved to tier0-computation/s43_qfluc_tau0.npz")

# ============================================================
# 13. Generate plot
# ============================================================
fig, axes = plt.subplots(2, 2, figsize=(14, 10))
fig.suptitle('QFLUC-43: Quantum Fluctuations at $\\tau=0$\n'
             f'Gate: {verdict}', fontsize=14, fontweight='bold')

# Panel 1: S_full(tau) with tau=0 characterization
ax = axes[0, 0]
ax.plot(tau_arr, S_arr, 'b-o', markersize=4, label='$S_{\\rm full}(\\tau)$')
ax.axhline(S_0, color='gray', ls='--', alpha=0.5)
ax.axvline(0, color='red', ls=':', alpha=0.7, label='$\\tau=0$ (boundary)')
ax.axvline(0.19, color='green', ls=':', alpha=0.7, label='$\\tau_{\\rm fold}=0.19$')
# Show tangent at tau=0
tau_tangent = np.linspace(0, 0.1, 50)
S_tangent = S_0 + dS_dtau_0 * tau_tangent + 0.5 * d2S_dtau2_0 * tau_tangent**2
ax.plot(tau_tangent, S_tangent, 'r--', alpha=0.5, label=f'Quadratic approx')
ax.set_xlabel('$\\tau$')
ax.set_ylabel('$S_{\\rm full}$ (dimensionless)')
ax.set_title('Spectral Action: Monotonically Increasing')
ax.legend(fontsize=8)
ax.set_xlim(-0.02, 0.55)

# Panel 2: Effective potential and mass scales
ax = axes[0, 1]
M_KK_labels = ['$M_{KK}$ (GN)', '$M_{KK}$ (Kerner)']
M_KK_vals = [M_KK_GN, M_KK_kerner]
# Plot V(tau) / M_Pl^4 for both M_KK
for mkk, label, color in zip(M_KK_vals, M_KK_labels, ['blue', 'orange']):
    V_plot = S_arr * mkk**4 / (16*np.pi**2 * M_Pl**4)
    ax.plot(tau_arr, V_plot, '-o', markersize=3, label=f'$V(\\tau)/M_{{Pl}}^4$ ({label})', color=color)
ax.set_xlabel('$\\tau$')
ax.set_ylabel('$V(\\tau) / M_{Pl}^4$')
ax.set_title('Moduli Potential (Planck units)')
ax.legend(fontsize=8)
ax.set_yscale('log')

# Panel 3: Gradient stiffness and derivatives
ax = axes[1, 0]
ax2 = ax.twinx()
ax.plot(tau_g, Z_g, 'b-s', markersize=5, label='$Z(\\tau)$')
ax2.plot(tau_g, dS_g, 'r-^', markersize=5, label="$dS/d\\tau$")
ax.set_xlabel('$\\tau$')
ax.set_ylabel('$Z_{\\rm spectral}$', color='blue')
ax2.set_ylabel('$dS/d\\tau$', color='red')
ax.tick_params(axis='y', labelcolor='blue')
ax2.tick_params(axis='y', labelcolor='red')
lines1, labels1 = ax.get_legend_handles_labels()
lines2, labels2 = ax2.get_legend_handles_labels()
ax.legend(lines1+lines2, labels1+labels2, fontsize=8, loc='upper left')
ax.set_title('Gradient Stiffness & Slope')

# Panel 4: Summary table
ax = axes[1, 1]
ax.axis('off')
table_data = [
    ['$S(0)$', f'{S_0:.0f}'],
    ['$dS/d\\tau(0)$', f'{dS_dtau_0:.2f}'],
    ['$d^2S/d\\tau^2(0)$', f'{d2S_dtau2_0:.0f}'],
    ['$Z(0)$', f'{Z_0:.0f}'],
    ['$m_\\tau / M_{KK}$', f'{m_tau_MKK:.4f}'],
    ['$m_\\tau / H$', f'{ratio_mH:.1f}'],
    ['$\\delta\\tau$ (zero-point)', f'{delta_tau_B:.2e}'],
    ['$\\epsilon_V$', f'{epsilon_V:.2e}'],
    ['$\\eta_V$', f'{eta_V:.2e}'],
    ['$P_R$', f'{P_R:.2e}'],
    ['$\\log_{10}(P_R/A_s)$', f'{np.log10(P_R/A_s_obs):.1f}'],
    ['$N_e$ (transit)', f'{N_e_transit:.2e}'],
    ['$|E_{BCS}|/V_{barrier}$', f'{ratio_BCS_barrier:.4f}'],
    ['Verdict', verdict],
]
table = ax.table(cellText=table_data, colLabels=['Quantity', 'Value'],
                 loc='center', cellLoc='left')
table.auto_set_font_size(False)
table.set_fontsize(9)
table.scale(1.0, 1.4)
for i in range(len(table_data)+1):
    for j in range(2):
        cell = table[i, j]
        if i == 0:
            cell.set_facecolor('#4472C4')
            cell.set_text_props(color='white', fontweight='bold')
        elif 'FAIL' in str(table_data[i-1][1]) if i > 0 else False:
            cell.set_facecolor('#FFD7D7')
        elif 'PASS' in str(table_data[i-1][1]) if i > 0 else False:
            cell.set_facecolor('#D7FFD7')
        elif 'PARTIAL' in str(table_data[i-1][1]) if i > 0 else False:
            cell.set_facecolor('#FFFFD7')
ax.set_title('QFLUC-43 Results Summary', fontweight='bold')

plt.tight_layout()
plt.savefig('tier0-computation/s43_qfluc_tau0.png', dpi=150, bbox_inches='tight')
print("Plot saved to tier0-computation/s43_qfluc_tau0.png")
plt.close()
